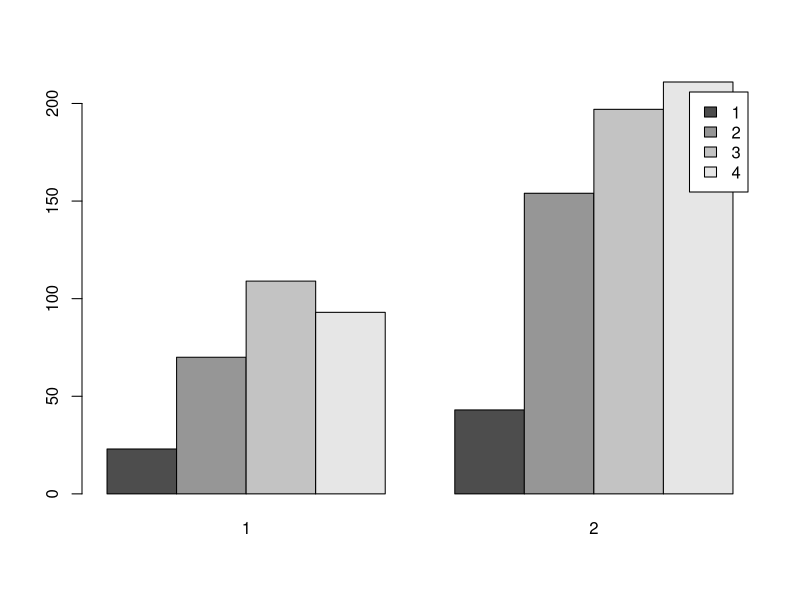
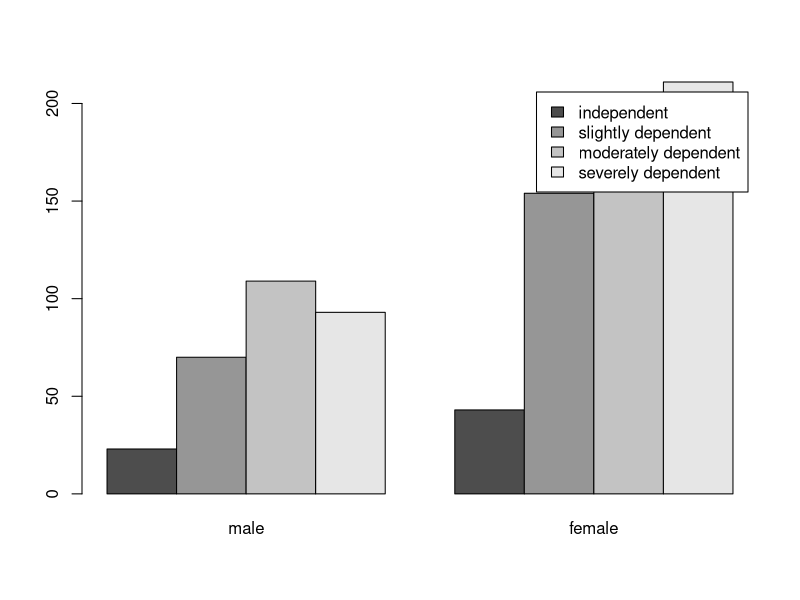
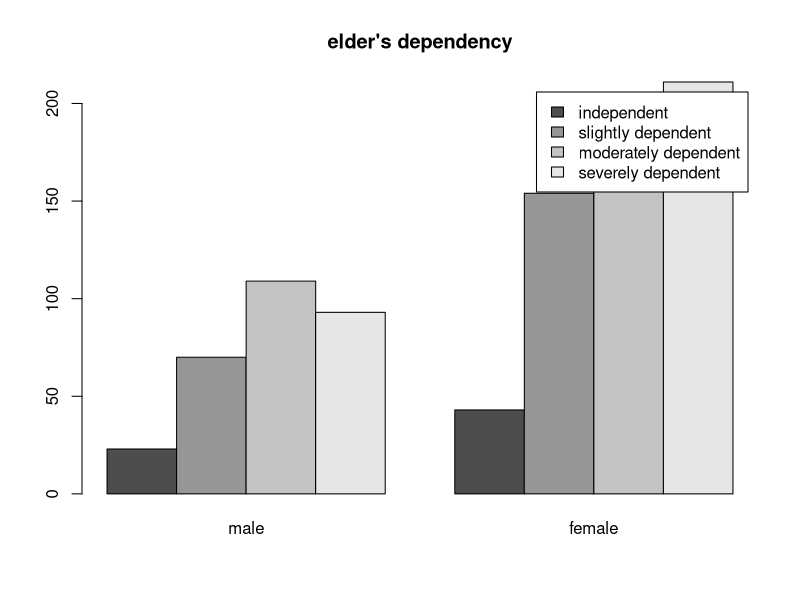

Write R code to recreate these figures, in order.
## ---- chunk 1
knitr::opts_chunk$set(collapse = TRUE, comment = "#>")
## ---- chunk 2
factor(c("low", "high", "mid", "high", "low"))
## ---- chunk 3
library(sjlabelled)
data(efc)
str(efc$e42dep)
## ---- chunk 4
library(sjlabelled)
data(efc)
barplot(
  table(efc$e42dep, efc$e16sex), 
  beside = TRUE, 
  legend.text = TRUE
)
## ---- chunk 5
barplot(
  table(sjlabelled::as_label(efc$e42dep),
        sjlabelled::as_label(efc$e16sex)), 
  beside = TRUE, 
  legend.text = TRUE
)
## ---- chunk 6
barplot(
  table(sjlabelled::as_label(efc$e42dep),
        sjlabelled::as_label(efc$e16sex)), 
  beside = TRUE, 
  legend.text = TRUE,
  main = get_label(efc$e42dep)
)
## ---- chunk 7
efc.sub <- subset(efc, subset = e16sex == 1, select = c(4:8))
str(efc.sub)
## ---- chunk 8
efc.sub <- copy_labels(efc.sub, efc)
str(efc.sub)
